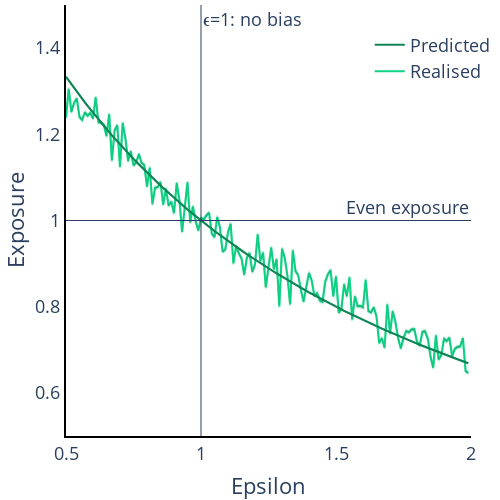

The notebook cell this image was saved under:
### Markdown cell above
### Epsilon Exposure DONE

### Code cell
Exposure_epsilon_rho125 = plotly_lines.plot_MTO_sim_results(plotly_lines(), data=df_eps[df_eps['rho'] == 1.25], x_var='epsilon', y_var='Exposure', x_range=[0.5,2], y_range=[0,1], x_title='Epsilon', y_title='Exposure', with_predicted=True, colors=['rgba(15,209,132,1)', 'rgba(15,133,84,1)'])

fig_Exposure_epsilon = go.Figure(data =Exposure_epsilon_rho125.data)

fig_Exposure_epsilon.update_layout(
    title = None, 
    font=dict(size = 18),
    xaxis_title = 'Epsilon', 
    yaxis_title = 'Exposure',
    width = 500, height = 500,
    showlegend = True, 
    legend=dict(x=0.75,y=0.95),
    legend_title_text = '',
    xaxis_range = [0.5,2],
    yaxis_range = [0.5,1.5],
    margin=dict(b=5,l=5,r=5,t=5),
    xaxis = dict(showgrid = False, showline = True, linecolor = 'rgb(0,0,0)', linewidth = 2), 
    yaxis = dict(showgrid = False, showline = True, linecolor = 'rgb(0,0,0)', linewidth = 2),
    plot_bgcolor='rgba(0,0,0,0)')


fig_Exposure_epsilon.add_hline(y=1, line_width=1, annotation_text = 'Even exposure')
fig_Exposure_epsilon.add_vline(x=1, line_width=1, annotation_text = 'ϵ=1: no bias')

### Figure 1 — Plotly figure (JSON) as saved in the notebook; plotly's stock layout.template omitted (floating-point values rounded to 4 significant figures; data arrays with more than 128 entries replaced by an {"elided": "..."} marker saying what was removed)
{"data": [{"line": {"color": "rgba(15,209,132,1)", "width": 2}, "mode": "lines", "name": "Realised", "showlegend": true, "type": "scatter", "x": {"elided": "150 float values"}, "y": {"elided": "150 float values"}}, {"line": {"color": "rgba(15,209,132,0.25)", "width": 2}, "mode": "lines", "showlegend": false, "type": "scatter", "x": {"elided": "150 float values"}, "y": {"elided": "150 float values"}}, {"fill": "tonexty", "fillcolor": "rgba(68, 68, 68, 0.2)", "line": {"color": "rgba(15,209,132,0.25)", "width": 2}, "mode": "lines", "showlegend": false, "type": "scatter", "x": {"elided": "150 float values"}, "y": {"elided": "150 float values"}}, {"line": {"color": "rgba(15,133,84,1)", "width": 2}, "mode": "lines", "name": "Predicted", "showlegend": true, "type": "scatter", "x": {"elided": "150 float values"}, "y": {"elided": "150 float values"}}, {"line": {"color": "rgba(15,133,84,0.25)", "width": 2}, "mode": "lines", "showlegend": false, "type": "scatter", "x": {"elided": "150 float values"}, "y": {"elided": "150 float values"}}, {"fill": "tonexty", "fillcolor": "rgba(68, 68, 68, 0.2)", "line": {"color": "rgba(15,133,84,0.25)", "width": 2}, "mode": "lines", "showlegend": false, "type": "scatter", "x": {"elided": "150 float values"}, "y": {"elided": "150 float values"}}], "layout": {"annotations": [{"showarrow": false, "text": "Even exposure", "x": 1, "xanchor": "right", "xref": "x domain", "y": 1, "yanchor": "bottom", "yref": "y"}, {"showarrow": false, "text": "ϵ=1: no bias", "x": 1, "xanchor": "left", "xref": "x", "y": 1, "yanchor": "top", "yref": "y domain"}], "font": {"size": 18}, "height": 500, "legend": {"title": {"text": ""}, "x": 0.75, "y": 0.95}, "margin": {"b": 5, "l": 5, "r": 5, "t": 5}, "plot_bgcolor": "rgba(0,0,0,0)", "shapes": [{"line": {"width": 1}, "type": "line", "x0": 0, "x1": 1, "xref": "x domain", "y0": 1, "y1": 1, "yref": "y"}, {"line": {"width": 1}, "type": "line", "x0": 1, "x1": 1, "xref": "x", "y0": 0, "y1": 1, "yref": "y domain"}], "showlegend": true, "title": {}, "width": 500, "xaxis": {"linecolor": "rgb(0,0,0)", "linewidth": 2, "range": [0.5, 2], "showgrid": false, "showline": true, "title": {"text": "Epsilon"}}, "yaxis": {"linecolor": "rgb(0,0,0)", "linewidth": 2, "range": [0.5, 1.5], "showgrid": false, "showline": true, "title": {"text": "Exposure"}}}}
